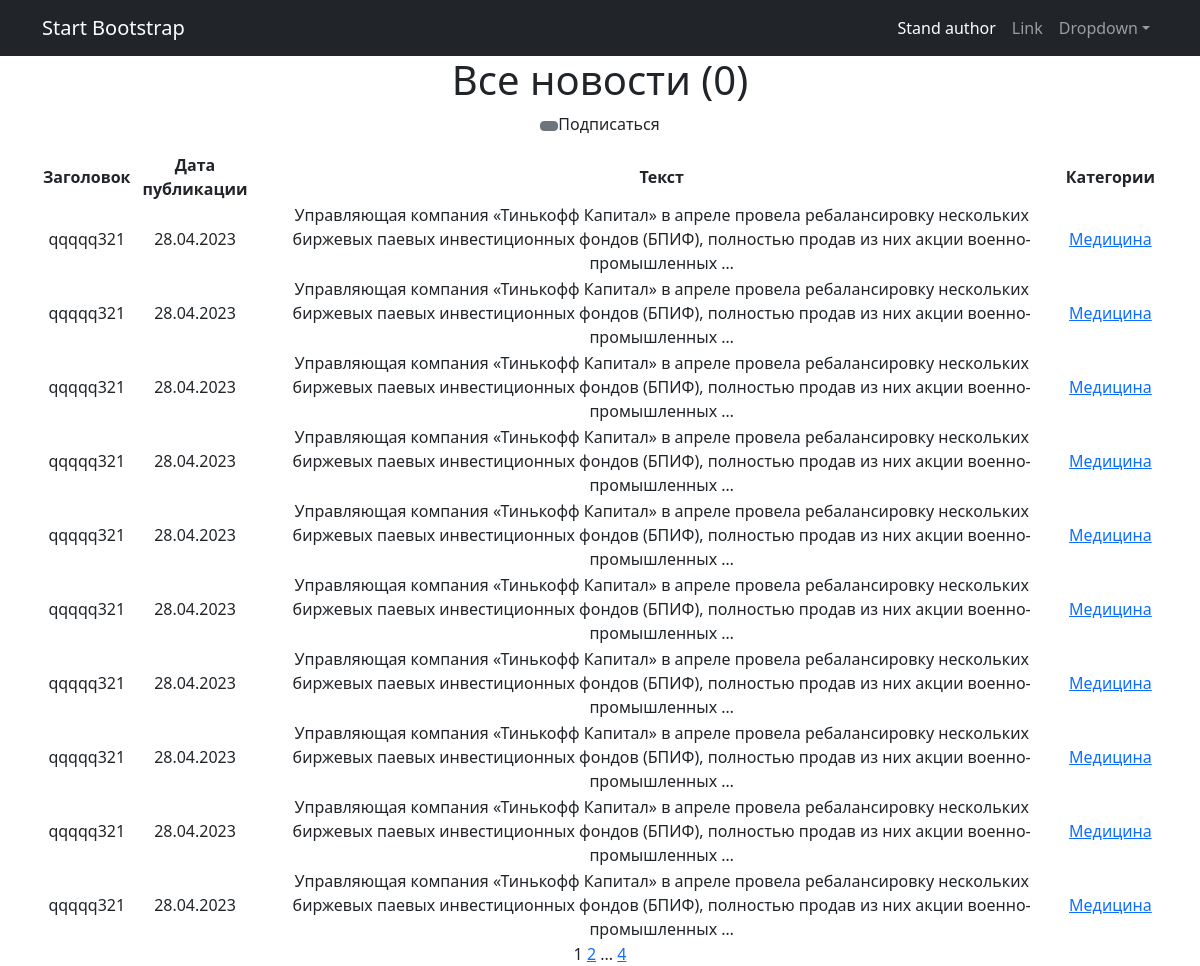
Page /categories/5 on the committed database.
### News/models.py (models this page shows, shortened)
class Category(models.Model):
    name_category = models.CharField(unique=True, max_length=100, )
    subscribers = models.ManyToManyField(User, blank=True, null=True, related_name='categories')
    def __str__(self):
        return self.name_category
    class Meta:
        verbose_name = 'Категория'
        verbose_name_plural = 'Категории'

class Post(models.Model):
    article = 'AR'
    new = 'NE'
    POSITIONS = [
        (article, 'Статья'),
        (new, 'Новость')
    ]
    author = models.ForeignKey(Author, on_delete=models.CASCADE)
    type_post = models.CharField(max_length=2,
                                 choices=POSITIONS,
                                 default=article)
    post_in = models.DateTimeField(auto_now_add=True)
    category = models.ManyToManyField(Category, through='PostCategory', verbose_name='Категория')
    post_header = models.CharField(max_length=255, verbose_name='Заголовок')
    post_text = models.TextField()
    rating_post = models.IntegerField(default=0)
    likes = models.IntegerField(default=0)
    dislikes = models.IntegerField(default=0)
    class Meta:
        verbose_name = 'Посты'
        verbose_name_plural = 'Посты'

### News/views.py (the view)
# urls.py: path('categories/<int:pk>', cache_page(60 * 5)(CategoryListView.as_view()), name='category_list'),
class CategoryListView(ViewNews):
    model = Post
    template_name = 'news/category_list.html'
    context_object_name = 'category_news_list'
    def get_queryset(self):
        self.category = get_object_or_404(Category, id=self.kwargs['pk'])
        queryset = Post.objects.filter(category=self.category).order_by('-post_in')
        return queryset
    def get_context_data(self, **kwargs):
        context = super().get_context_data(**kwargs)
        context['is_not_subscriber'] = self.request.user not in self.category.subscribers.all()
        context['category'] = self.category
        return context

### News/templatetags/custom_filters.py (called while the page is built)
@register.filter()
def censor(value):
    if not isinstance(value, str):
        raise ValueError("Фильтр применим только к строкам ")
    words = value.split()
    for i, word in enumerate(words):
        if word.lower() in censor_words:
            words[i] = '*' * len(word)
    return ' '.join(words)

### News/templatetags/custom_tags.py (called while the page is built)
@register.simple_tag(takes_context=True)
def url_replace(context, **kwargs):
    d = context['request'].GET.copy()
    for k, v in kwargs.items():
        d[k] = v
    return d.urlencode()

### News/views.py (called while the page is built)
    def get_context_data(self, **kwargs):
        context = super().get_context_data(**kwargs)
        context['is_not_author'] = not self.request.user.groups.filter(name='Author').exists()
        return context

### News/templates/News/category_list.html (shortened to what this page needs)
{% extends 'News/default.html' %}
{% load custom_filters %}
{% load custom_tags %}
{% load cache %}
{% cache 30 header %}
{% block content %}
<h1>Все новости ({{ news|length }})</h1>
{% if is_not_subscriber %}
<p class="text-center"><a href="{% url 'subscribe' category.id %}" class="btn btn-secondary btn-sm"></a>Подписаться</p>
{% endif %}
<table>
    <thead>
    <tr>
        <th>Заголовок</th>
        <th>Дата публикации</th>
        <th>Текст</th>
        <th>Категории</th>
        <th></th>
    </tr>
    </thead>
    <tbody>
    {% for post in category_news_list %}
    <tr>
        <td><a> {{ post.post_header|censor }}</a></td>
        <td>{{ post.post_in|date:"d.m.Y" }}</td>
        <td>{{ post.post_text|truncatewords:20 }}</td>
        <td>{% for category in post.category.all %}
            <a href="{% url 'category_list' category.id %}">{{ category }}</a>
            {% endfor %}
        </td>
    </tr>
    {% endfor %}
    </tbody>
</table>
{{ page_obj.number }}
{% if page_obj.has_next %}
<a href="?{% url_replace page=page_obj.next_page_number %}">{{ page_obj.next_page_number }}</a>
{% if paginator.num_pages != page_obj.next_page_number %}
...
<a href="?{% url_replace page=page_obj.paginator.num_pages %}">{{ page_obj.paginator.num_pages }}</a>
{% endif %}
{% endif %}
{% endblock content %}
{% endcache %}

### rows in the picture
Post: post_header|censor "qqqqq321", post_in "28.04.2023", post_text "Управляющая компания «Тинькофф Капитал» в апреле провела ребалансировку нескольких биржевых паевых инвестиционных фондов (БПИФ), полностью продав из них акции военно-промышленных …"
Category: name_category "Медицина"
Post: post_header|censor "qqqqq321", post_in "28.04.2023", post_text "Управляющая компания «Тинькофф Капитал» в апреле провела ребалансировку нескольких биржевых паевых инвестиционных фондов (БПИФ), полностью продав из них акции военно-промышленных …"
Post: post_header|censor "qqqqq321", post_in "28.04.2023", post_text "Управляющая компания «Тинькофф Капитал» в апреле провела ребалансировку нескольких биржевых паевых инвестиционных фондов (БПИФ), полностью продав из них акции военно-промышленных …"
Post: post_header|censor "qqqqq321", post_in "28.04.2023", post_text "Управляющая компания «Тинькофф Капитал» в апреле провела ребалансировку нескольких биржевых паевых инвестиционных фондов (БПИФ), полностью продав из них акции военно-промышленных …"
Post: post_header|censor "qqqqq321", post_in "28.04.2023", post_text "Управляющая компания «Тинькофф Капитал» в апреле провела ребалансировку нескольких биржевых паевых инвестиционных фондов (БПИФ), полностью продав из них акции военно-промышленных …"
Post: post_header|censor "qqqqq321", post_in "28.04.2023", post_text "Управляющая компания «Тинькофф Капитал» в апреле провела ребалансировку нескольких биржевых паевых инвестиционных фондов (БПИФ), полностью продав из них акции военно-промышленных …"
Post: post_header|censor "qqqqq321", post_in "28.04.2023", post_text "Управляющая компания «Тинькофф Капитал» в апреле провела ребалансировку нескольких биржевых паевых инвестиционных фондов (БПИФ), полностью продав из них акции военно-промышленных …"
Post: post_header|censor "qqqqq321", post_in "28.04.2023", post_text "Управляющая компания «Тинькофф Капитал» в апреле провела ребалансировку нескольких биржевых паевых инвестиционных фондов (БПИФ), полностью продав из них акции военно-промышленных …"
Post: post_header|censor "qqqqq321", post_in "28.04.2023", post_text "Управляющая компания «Тинькофф Капитал» в апреле провела ребалансировку нескольких биржевых паевых инвестиционных фондов (БПИФ), полностью продав из них акции военно-промышленных …"
Post: post_header|censor "qqqqq321", post_in "28.04.2023", post_text "Управляющая компания «Тинькофф Капитал» в апреле провела ребалансировку нескольких биржевых паевых инвестиционных фондов (БПИФ), полностью продав из них акции военно-промышленных …"

### other values in the picture
{{ news|length }} "0"
{{ page_obj.number }} "1"
{{ page_obj.next_page_number }} "2"
{{ page_obj.paginator.num_pages }} "4"
